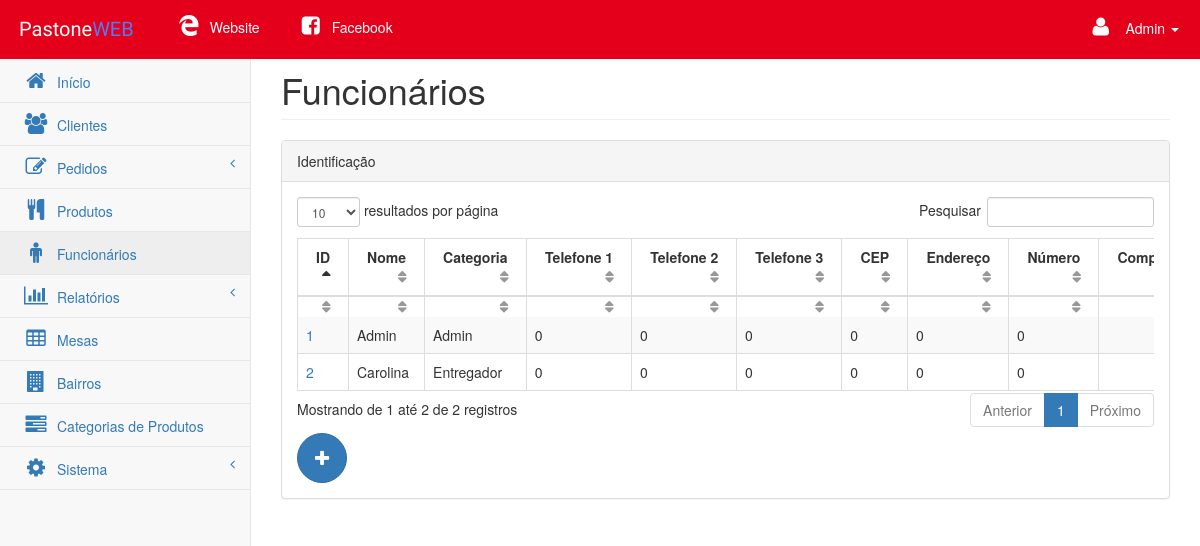
Page /app/view/pages/funcionarios.php (signed in) on the committed database.
### tables this page shows
CREATE TABLE IF NOT EXISTS `funcionario` (
  `id` int(3) NOT NULL AUTO_INCREMENT,
  `categoria_funcionario` int(3) NOT NULL DEFAULT '0',
  `nome` varchar(50) NOT NULL DEFAULT '0',
  `telefone1` varchar(12) NOT NULL DEFAULT '0',
  `telefone2` varchar(12) NOT NULL DEFAULT '0',
  `telefone3` varchar(12) NOT NULL DEFAULT '0',
  `cep` varchar(8) NOT NULL DEFAULT '0',
  `endereco` varchar(30) NOT NULL DEFAULT '0',
  `numero` varchar(8) NOT NULL DEFAULT '0',
  `complemento` varchar(40) DEFAULT NULL,
  `ponto_referencia` varchar(50) DEFAULT NULL,
  `bairro` varchar(20) NOT NULL DEFAULT '0',
  `cidade` varchar(20) NOT NULL DEFAULT '0',
  `estado` int(2) NOT NULL DEFAULT '1',
  `rg` varchar(10) NOT NULL DEFAULT '0',
  `cpf` varchar(12) NOT NULL DEFAULT '0',
  `data_nascimento` date DEFAULT NULL,
  `CTPS` varchar(20) NOT NULL DEFAULT '0',
  `salario` decimal(8,2) NOT NULL DEFAULT '0.00',
  `vale_transporte` decimal(6,2) NOT NULL DEFAULT '0.00',
  `vale_refeicao` decimal(6,2) NOT NULL DEFAULT '0.00',
  `ativo` tinyint(1) NOT NULL DEFAULT '0',
  `cadastro` timestamp NOT NULL DEFAULT CURRENT_TIMESTAMP,
  `email` varchar(30) NOT NULL,
  `senha` varchar(32) NOT NULL,
  PRIMARY KEY (`id`),
  KEY `FK__categoria_funcionario` (`categoria_funcionario`),
  KEY `FK__estado` (`estado`),
  CONSTRAINT `FK__categoria_funcionario` FOREIGN KEY (`categoria_funcionario`) REFERENCES `categoria_funcionario` (`id`),
  CONSTRAINT `FK__estado` FOREIGN KEY (`estado`) REFERENCES `estado` (`id`)
);

CREATE TABLE IF NOT EXISTS `categoria_funcionario` (
  `id` int(3) NOT NULL AUTO_INCREMENT,
  `nome_categoria` varchar(50) NOT NULL DEFAULT '0',
  PRIMARY KEY (`id`)
);

### app/model/DAO/funcionarioDAO.php (called while the page is built, shortened)
<?php
    include_once '../../model/Funcionario.php';
    class funcionarioDAO{
        private $conn;
        function __construct($conn){
            $this->conn = $conn;
        }
        function listarFuncionarios(){
            $query = "select * from funcionario";
            $result = $this->conn->query($query);
            $funcionarios = array();
            while ($funcionario = $result->fetch_array()) {
                $funcionario2 = new Funcionario(
                    $funcionario['id'],
                    $funcionario['categoria_funcionario'],
                    $funcionario['nome'],
                    $funcionario['telefone1'],
                    $funcionario['telefone2'],
                    $funcionario['telefone3'],
                    $funcionario['cep'],
                    $funcionario['endereco'],
                    $funcionario['numero'],
                    $funcionario['complemento'],
                    $funcionario['ponto_referencia'],
                    $funcionario['bairro'],
                    $funcionario['cidade'],
                    $funcionario['estado'],
                    $funcionario['rg'],
                    $funcionario['cpf'],
                    $funcionario['data_nascimento'],
                    $funcionario['CTPS'],
                    $funcionario['salario'],
                    $funcionario['vale_transporte'],
                    $funcionario['vale_refeicao'],
                    $funcionario['ativo'],
                    $funcionario['cadastro'],
                    $funcionario['email'],
                    $funcionario['senha']);
                $funcionarios[] = $funcionario2;
            }
            return $funcionarios;
        }
    }
?>

### app/model/Funcionario.php (called while the page is built, shortened)
<?php
    class Funcionario{
        private $id;
        private $categoriaFuncionario;
        private $nome;
        private $telefone1;
        private $telefone2;
        private $telefone3;
        private $CEP;
        private $endereco;
        private $numero;
        private $ativo;
        function __construct($id, $categoriaFuncionario, $nome, $telefone1, $telefone2, $telefone3, $CEP, $endereco, $numero, $complemento, $pontoReferencia, $bairro, $cidade, $estado,  $RG, $CPF, $dataNascimento, $CTPS, $salario, $valeTransporte, $valeRefeicao, $ativo, $cadastro, $email, $senha){
            $this->id                   = $id;
            $this->categoriaFuncionario = $categoriaFuncionario;
            $this->nome                 = $nome;
            $this->telefone1            = $telefone1;
            $this->telefone2            = $telefone2;
            $this->telefone3            = $telefone3;
            $this->CEP                  = $CEP;
            $this->endereco             = $endereco;
            $this->numero               = $numero;
            $this->ativo                = $ativo;
        }
        public function getId(){
            return $this->id;
        }
        public function getCategoriaFuncionario(){
            return $this->categoriaFuncionario;
        }
        public function getNome(){
            return $this->nome;
        }
        public function getTelefone1(){
            return $this->telefone1;
        }
        public function getTelefone2(){
            return $this->telefone2;
        }
        public function getTelefone3(){
            return $this->telefone3;
        }
        public function getCEP(){
            return $this->CEP;
        }
        public function getEndereco(){
            return $this->endereco;
        }
        public function getNumero(){
            return $this->numero;
        }
        public function getAtivo(){
            return $this->ativo;
        }
    }
?>

### app/model/DAO/categoriaFuncionarioDAO.php (called while the page is built, shortened)
<?php
    include_once '../../model/CategoriaFuncionario.php';
    class categoriaFuncionarioDAO{
        private $conn;
        function __construct($conn){
            $this->conn = $conn;
        }
        function buscarCategoriaFuncionario($id){
            if (!($stmt = $this->conn->prepare("select * from categoria_funcionario where id=?"))) {
                return "Prepare failed: (".$this->conn->errno.")".$this->conn->error;
            }
            if (!$stmt->bind_param("i", $id)) {
                return "Binding parameters failed: (".$stmt->errno.")".$stmt->error;
            }
            if (!$stmt->execute()) {
                return "Execute failed: (".$stmt->errno.")".$stmt->error;
            }
            $result = $stmt->get_result();
            $categoriaFuncionario = $result->fetch_assoc();
            $categoriaFuncionario2 = new categoriaFuncionario(
                $categoriaFuncionario['id'],
                $categoriaFuncionario['nome_categoria']);
            return $categoriaFuncionario2;
        }
    }
?>

### app/model/CategoriaFuncionario.php (called while the page is built, shortened)
<?php
    class CategoriaFuncionario{
        private $nome;
        function __construct($id, $nome){
            $this->nome = $nome;
        }
        public function getNome(){
            return $this->nome;
        }
    }
?>

### app/view/functionsTratamentoString.php (called while the page is built, shortened)
<?php
    function cepMask($cep){
        return $cep;
    }
    function telefoneMask($val){
        $mask='';
        switch (strlen($val)) {
            default:
                $mask = '############';
        }
        $maskared = '';
        $k = 0;
        for($i = 0; $i<=strlen($mask)-1; $i++){
            if($mask[$i] == '#'){
                if(isset($val[$k])){
                    $maskared .= $val[$k++];
                }
            }
            else
            {
                if(isset($mask[$i])){
                    $maskared .= $mask[$i];
                }
            }
        }
        return $maskared;
    }
?>

### app/view/functionsFuncionario.php (the view, shortened to what this page needs)
<?php
    include_once '../../model/DAO/funcionarioDAO.php';
    include_once '../functionsPedidoEntrega.php';
    include_once '../functionsTratamentoString.php';
    include_once '../../model/DAO/categoriaFuncionarioDAO.php';
    function imprimeFuncionarios(){
        $cf   = new connectionFactory();
        $conn = $cf->getConnection();
        $CDAO         = new funcionarioDAO($conn);
        $funcionarios = $CDAO->listarFuncionarios();
        $output = "";
        if(isset($funcionarios)){
            $cont = 0;
            foreach($funcionarios as $f) {
                $class = ($cont%2==0)?"even gradeC":"odd gradeA";
                $output .= "<tr class='$class'>
                                <td><a href='cadastro-funcionario.php?id=".$f->getId()."'>".$f->getId()."</a></td>
                                <td>".$f->getNome()."</td>";
                $cf   = new connectionFactory();
                $conn = $cf->getConnection();
                $CDAO      = new categoriaFuncionarioDAO($conn);
                $categoria = $CDAO->buscarCategoriaFuncionario($f->getCategoriaFuncionario());
                $output .= "<td>".$categoria->getNome()."</td>" ;
				$output .= "    <td data-search='".$f->getTelefone1()."'>".telefoneMask($f->getTelefone1())."</td>
                                <td data-search='".$f->getTelefone2()."'>".telefoneMask($f->getTelefone2())."</td>
                                <td data-search='".$f->getTelefone3()."'>".telefoneMask($f->getTelefone3())."</td>
                                <td data-search='".$f->getCEP()."'>".cepMask($f->getCEP())."</td>
                                <td>".$f->getEndereco()."</td>
                                <td>".$f->getNumero()."</td>
                                <td>".$f->getComplemento()."</td>
                                <td>".$f->getPontoReferencia()."</td>
                                <td>".$f->getBairro()."</td>
                                <td>".$f->getCidade()."</td>";
                $cf   = new connectionFactory();
                $conn = $cf->getConnection();
                $EDAO   = new estadoDAO($conn);
                $estado = $EDAO->buscarEstado($f->getEstado());
                $output .=     "<td>".$estado->getNome()."</td>
                                <td>".$f->getRG()."</td>
                                <td>".$f->getCPF()."</td>
                                <td>".date('d/m/Y',  strtotime($f->getDataNascimento()))."</td>
                                <td>".$f->getCTPS()."</td>";
                $output .= "    <td>".valorMoedaVirgula($f->getSalario())."</td>
                                <td>".valorMoedaVirgula($f->getValeTransporte())."</td>
                                <td>".valorMoedaVirgula($f->getValeRefeicao())."</td>
                                <td  class='center'>".($f->getAtivo()==1?"Ativo":"Bloqueado")."</td>";
                $data = utf8_encode(date('j \d\\e F \d\\e Y, \a\s g:i a', strtotime($f->getCadastro())));
                $output .= "<td>".$data."</td>
                                <td>".$f->getEmail()."</td>
                            </tr>";
                $cont++;
            }
        }
        echo $output;
    }
?>

### public/css/startmin.css (style rules this page uses)
body { background-color: #f8f8f8; }

### rows in the picture
funcionario: estado "1", nome "Admin", categoria_funcionario.nome_categoria "Admin", rg "0", cpf "0", CTPS "0", cep "0", endereco "0", numero "0"
funcionario: id "2", nome "Carolina", categoria_funcionario.nome_categoria "Entregador", rg "0", cpf "0", CTPS "0", cep "0", endereco "0", numero "0"

### other values in the picture
$temp[0] "Admin"
